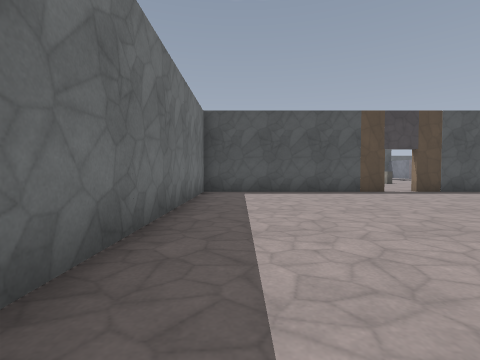
view 1 (above)

17 first-person views from a walk through a level from a Godot 3-D game. The camera is 1.3 m above the floor, tilts 2° down and sees 85° across. The floor is counted in squares, 2 m on a side. Each view is taken from the middle of a square. On the plan, view 1 faces up. The plan holds only what a view shows up to about 9 squares ahead; the rest is blank. Characters and animated objects are not drawn. Surface patterns are stand-ins for the level's own textures.

view 2
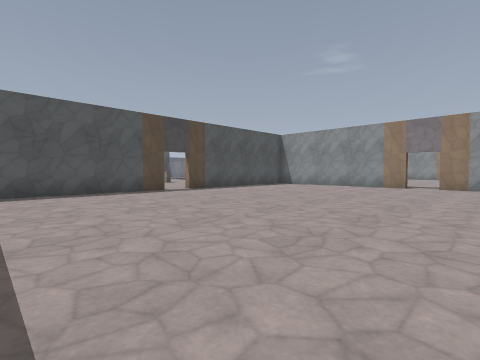

view 3
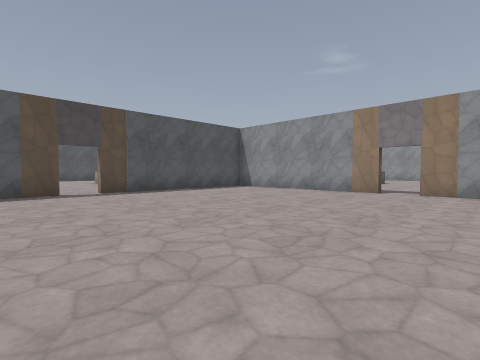

view 4
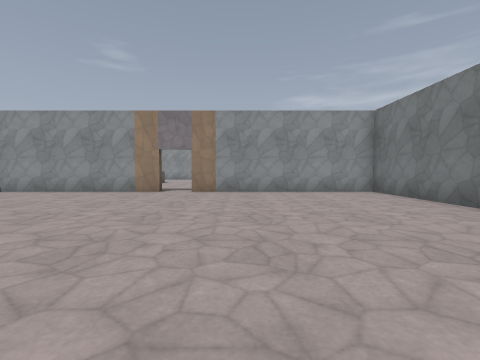

view 5
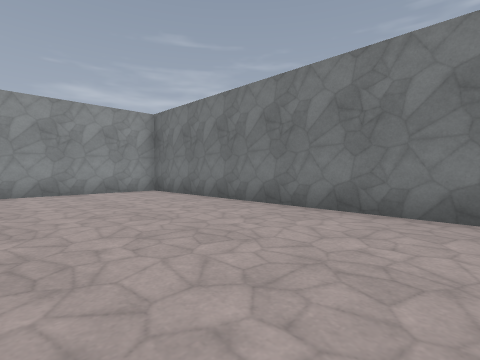

view 6
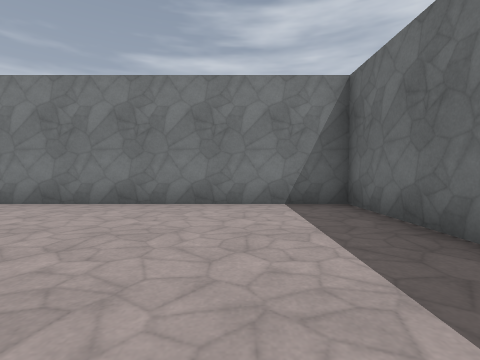

view 7
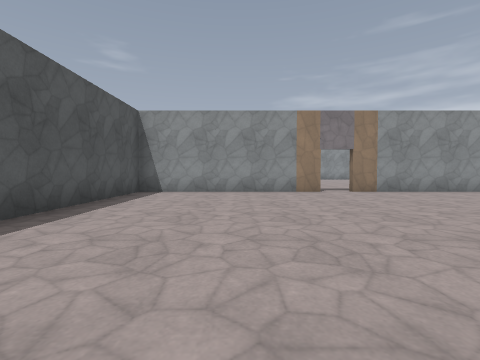

view 8
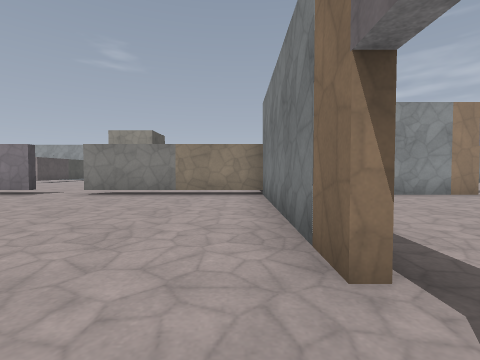

view 9
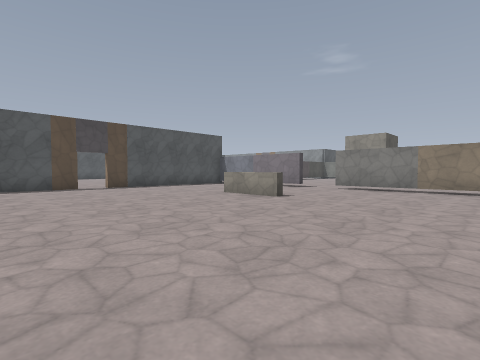

view 10
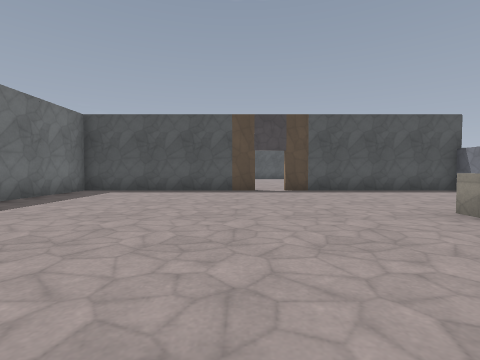

view 11
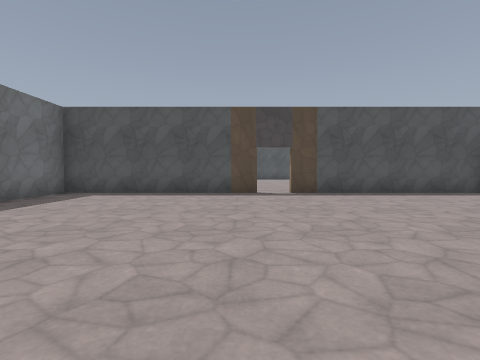

view 12
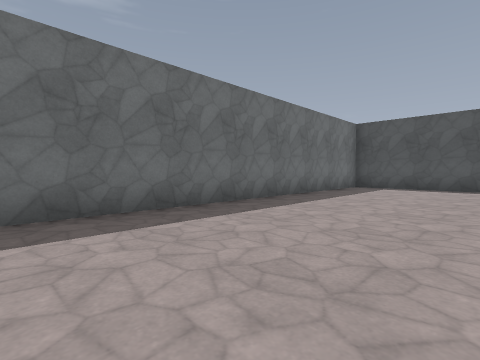

view 13
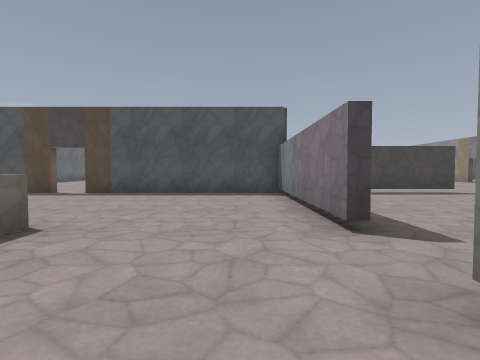

view 14
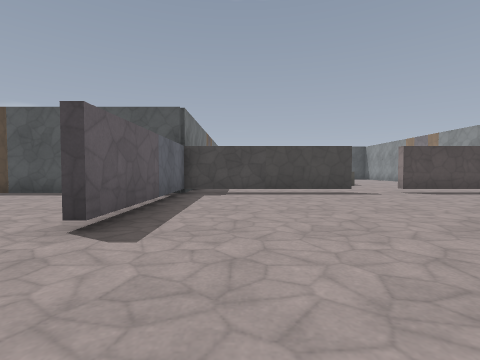

view 15
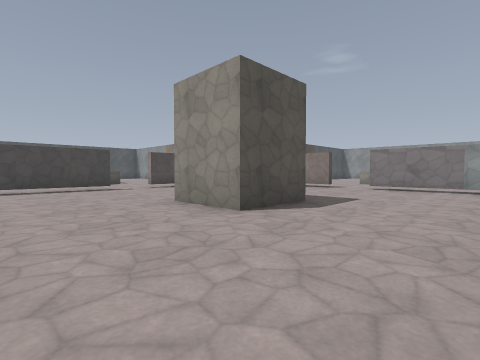

view 16
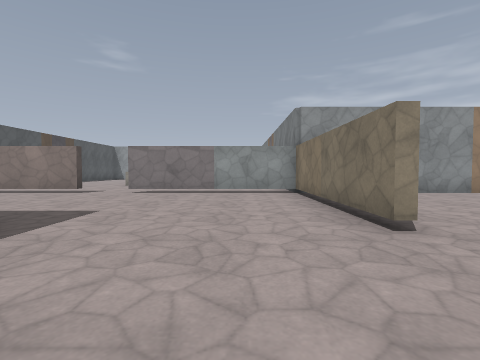

view 17
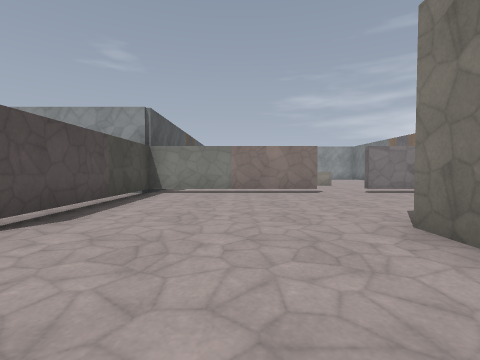

### Floor plan
Key: @ floor where view 1 was taken; # wall or solid block; . floor; ^ raised ledge; T thing the floor can be seen under or through.
Columns run from 1 left of view 1 to 24 right of it. Each row starts with its distance up from view 1.
 21      ..      ..........
 20 ######.###########.######
 19 #...........#...........#.
 18 #...........#...........#.
 17 #...........#...........#.
 16 #...........#...........#.
 15 #...........#....###....#.
 14 #.......^........###......
 13 #...........T....###....#.
 12 #...........T...........#.
 11 #...........T...........#.
 10 #...........T...........#.
  9 #...........#..  .......#.
  8 ######.######     .######
  7 #...........#      ...
  6 #...........#       ...
  5 #...........#        ...#
  4 #...........#         ..#
  3 #...........#           #
  2 #............
  1 #...........#
  0 #@..........#
 -1 #...........#
 -2 #...........#
 -3 #...........#
 -4 #...........#
 -5 #############

Positions as (right, up) in squares from view 1, and headings:
1: (0, 0), facing up
2: (0, 0), facing up-right
3: (3, 0), facing up-right
4: (3, 0), facing right
5: (3, 0), facing down-right
6: (1, 1), facing down
7: (3, 5), facing right
8: (4, 9), facing right
9: (2, 9), facing up-right
10: (4, 11), facing up
11: (4, 12), facing up
12: (3, 9), facing up-left
13: (10, 12), facing up
14: (13, 12), facing up
15: (13, 10), facing up-right
16: (15, 10), facing right
17: (15, 17), facing right
